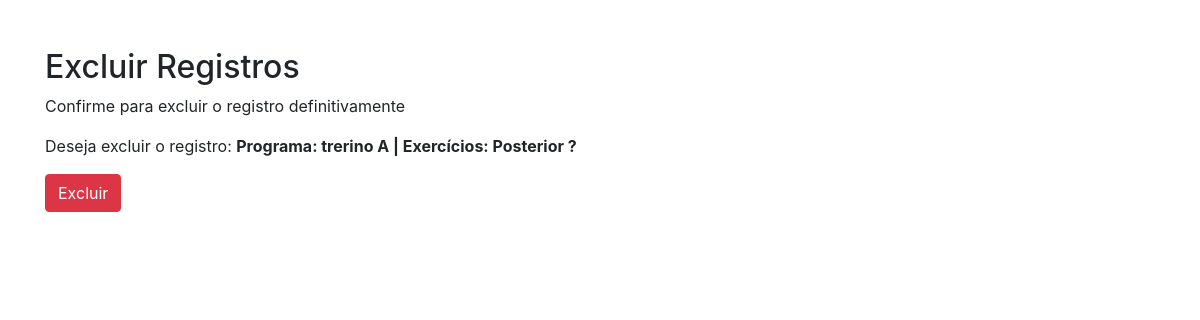
The page /excluir/training-exercicio/9/ (signed in) on the database as committed earlier.
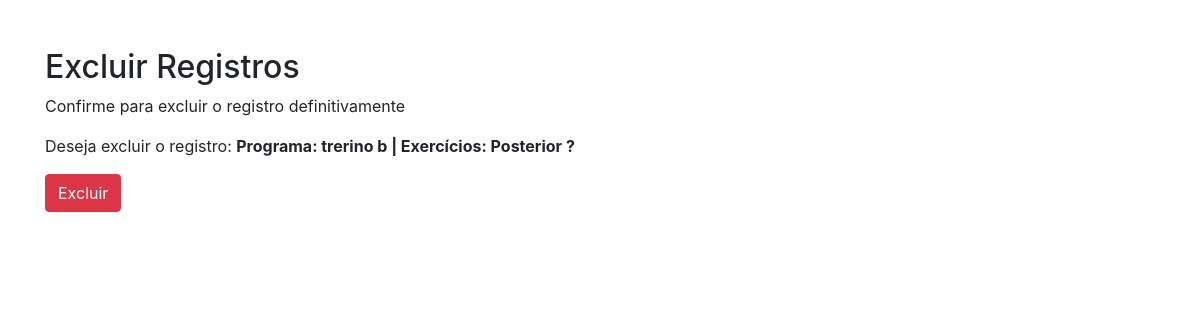
The same page on the database as committed later.
### cadastros/models.py (models this page shows, shortened)
class TrainingExercicio(models.Model):
    exercises = models.ManyToManyField(Exercicio)
    series = models.IntegerField()
    repeticoes = models.IntegerField()
    carga = models.CharField(max_length=50, blank=True, null=True)
    descanso = models.IntegerField()  # em segundos
    descricao = models.CharField(max_length=100, default='Descrição padrão')
    usuario = models.ForeignKey(User, on_delete=models.CASCADE)
    def __str__(self):
        exercicios = ', '.join([exercise.exercicio for exercise in self.exercises.all()])
        return f"Programa: {self.descricao} | Exercícios: {exercicios}"

class Exercicio(models.Model):
    exercicio = models.CharField(max_length=50)
    tipo = models.CharField(max_length=10)
    grupo = models.CharField(max_length=20)
    descricao = models.CharField(max_length=100)

### cadastros/views.py (the view)
# urls.py: path('excluir/training-exercicio/<int:pk>/', TrainingExercicioDelete.as_view(), name='excluir-training-exercicio'),
class TrainingExercicioDelete(GroupRequiredMixin, LoginRequiredMixin, DeleteView):
    login_url = reverse_lazy('login')
    group_required = u"Administrador"
    model = TrainingExercicio
    template_name = 'cadastros/form-excluir.html'
    success_url = reverse_lazy('listar-training-exercicios')

### cadastros/templates/cadastros/form-excluir.html (shortened to what this page needs)
<!DOCTYPE html>
<html lang="pt-br">
<head>
    <link rel="stylesheet" href="https://maxcdn.bootstrapcdn.com/bootstrap/4.5.2/css/bootstrap.min.css">
</head>
<body>
    <div class="container mt-5">
        <h2>Excluir Registros</h2>
        <p>
            Confirme para excluir o registro definitivamente
        </p>
        <form method="POST" novalidate>
            <p>
                Deseja excluir o registro: <b>{{ object }} ?</b>
            </p>
            <button type="submit" class="btn btn-danger">Excluir</button>
        </form>
    </div>
</body>
</html>

Rows that differ between the two databases and show on the page:
changed TrainingExercicio: id+descricao "Programa: trerino A | Exercícios: Posterior" → "Programa: trerino b | Exercícios: Posterior"
